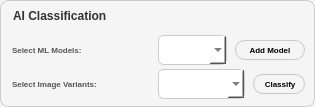
           <widget class="QWidget" name="mlButtonsContainer" native="true">
            <property name="maximumSize">
             <size>
              <width>16777215</width>
              <height>160</height>
             </size>
            </property>
            <property name="styleSheet">
             <string notr="true">QWidget {
    background-color: #F5F5F5;     
    border: 1px solid #CCCCCC;    
    border-radius: 8px;           
}</string>
            </property>
            <layout class="QVBoxLayout" name="mlButtonsLayout">
             <property name="spacing">
              <number>4</number>
             </property>
             <property name="leftMargin">
              <number>10</number>
             </property>
             <property name="topMargin">
              <number>3</number>
             </property>
             <property name="rightMargin">
              <number>10</number>
             </property>
             <property name="bottomMargin">
              <number>8</number>
             </property>
             <item>
              <widget class="QLabel" name="mlSectionTitle">
               <property name="sizePolicy">
                <sizepolicy hsizetype="Preferred" vsizetype="Fixed">
                 <horstretch>0</horstretch>
                 <verstretch>0</verstretch>
                </sizepolicy>
               </property>
               <property name="minimumSize">
                <size>
                 <width>0</width>
                 <height>28</height>
                </size>
               </property>
               <property name="maximumSize">
                <size>
                 <width>16777215</width>
                 <height>28</height>
                </size>
               </property>
               <property name="font">
                <font>
                 <pointsize>9</pointsize>
                 <weight>75</weight>
                 <bold>true</bold>
                </font>
               </property>
               <property name="styleSheet">
                <string notr="true">QLabel {
    color: #333333;
    background: transparent;
    border: none;
    padding: 2px 0px 5px 0px;
    margin: 0px;
}</string>
               </property>
               <property name="text">
                <string>AI Classification</string>
               </property>
              </widget>
             </item>
             <item>
              <layout class="QHBoxLayout" name="modelSelectorLayout">
               <property name="spacing">
                <number>8</number>
               </property>
               <item>
                <widget class="QLabel" name="modelSelectorLabel">
                 <property name="sizePolicy">
                  <sizepolicy hsizetype="Fixed" vsizetype="Preferred">
                   <horstretch>0</horstretch>
                   <verstretch>0</verstretch>
                  </sizepolicy>
                 </property>
                 <property name="minimumSize">
                  <size>
                   <width>140</width>
                   <height>0</height>
                  </size>
                 </property>
                 <property name="maximumSize">
                  <size>
                   <width>140</width>
                   <height>16777215</height>
                  </size>
                 </property>
                 <property name="font">
                  <font>
                   <pointsize>6</pointsize>
                   <weight>75</weight>
                   <bold>true</bold>
                  </font>
                 </property>
                 <property name="styleSheet">
                  <string notr="true">QLabel {
    color: #555555;
    background: transparent;
    border: none;
    padding-right: 8px;
}</string>
                 </property>
                 <property name="text">
                  <string>Select ML Models:</string>
                 </property>
                </widget>
               </item>
               <item stretch="2">
                <widget class="CheckableComboBox" name="classification_model_selector">
                 <property name="minimumSize">
                  <size>
                   <width>0</width>
                   <height>30</height>
                  </size>
                 </property>
                 <property name="enabled">
                  <bool>true</bool>
                 </property>
                 <property name="toolTip">
                  <string>Select the models for image predictions</string>
                 </property>
                 <property name="styleSheet">
                  <string notr="true">QComboBox {
    border: 1px solid #CCCCCC;
    border-radius: 6px;
    background-color: #FFFFFF;
    font-size: 14px;
    color: #333333;
}

QComboBox:hover {
    border-color: #888888;
}</string>
                 </property>
                </widget>
               </item>
               <item>
                <widget class="QPushButton" name="add_model_button">
                 <property name="sizePolicy">
                  <sizepolicy hsizetype="Fixed" vsizetype="Fixed">
                   <horstretch>0</horstretch>
                   <verstretch>0</verstretch>
                  </sizepolicy>
                 </property>
                 <property name="minimumSize">
                  <size>
                   <width>70</width>
                   <height>0</height>
                  </size>
                 </property>
                 <property name="font">
                  <font>
                   <pointsize>6</pointsize>
                   <weight>75</weight>
                   <bold>true</bold>
                  </font>
                 </property>
                 <property name="styleSheet">
                  <string notr="true">QPushButton{
	background: qlineargradient(x1: 0, y1: 0, x2: 0, y2: 1,
                                stop: 0 #F0F0F0, stop: 0.8 #DCDCDC,
                                stop: 0.9 #DCDCDC, stop: 1.0 #C9C9C9);
	border-width: 1;
	border-radius: 10px;
	border-style: solid;
	border-color: rgb(201, 201, 201);
	padding: 4px;
}

QPushButton:hover{
	border-color: rgb(128, 128, 128); /*rgb(0, 145, 117)*/
	background-color: rgb(128, 128, 128);
	color: white;
}</string>
                 </property>
                 <property name="text">
                  <string>Add Model</string>
                 </property>
                 <property name="iconSize">
                  <size>
                   <width>20</width>
                   <height>20</height>
                  </size>
                 </property>
                </widget>
               </item>
              </layout>
             </item>
             <item>
              <layout class="QHBoxLayout" name="classifyLayout">
               <property name="spacing">
                <number>8</number>
               </property>
               <item>
                <widget class="QLabel" name="variantSelectorLabel">
                 <property name="sizePolicy">
                  <sizepolicy hsizetype="Fixed" vsizetype="Preferred">
                   <horstretch>0</horstretch>
                   <verstretch>0</verstretch>
                  </sizepolicy>
                 </property>
                 <property name="minimumSize">
                  <size>
                   <width>140</width>
                   <height>0</height>
                  </size>
                 </property>
                 <property name="maximumSize">
                  <size>
                   <width>140</width>
                   <height>16777215</height>
                  </size>
                 </property>
                 <property name="font">
                  <font>
                   <pointsize>6</pointsize>
                   <weight>75</weight>
                   <bold>true</bold>
                  </font>
                 </property>
                 <property name="styleSheet">
                  <string notr="true">QLabel {
    color: #555555;
    background: transparent;
    border: none;
    padding-right: 8px;
}</string>
                 </property>
                 <property name="text">
                  <string>Select Image Variants:</string>
                 </property>
                </widget>
               </item>
               <item stretch="2">
                <widget class="QComboBox" name="VariantCombo">
                 <property name="minimumSize">
                  <size>
                   <width>0</width>
                   <height>30</height>
                  </size>
                 </property>
                 <property name="styleSheet">
                  <string notr="true">QComboBox {
    border: 1px solid #CCCCCC;
    border-radius: 6px;
    background-color: #FFFFFF;
    font-size: 14px;
    color: #333333;
}

QComboBox:hover {
    border-color: #888888;
}</string>
                 </property>
                 <property name="editable">
                  <bool>false</bool>
                 </property>
                 <property name="currentText">
                  <string/>
                 </property>
                 <property name="placeholderText">
                  <string/>
                 </property>
                </widget>
               </item>
               <item>
                <widget class="QPushButton" name="ClassifyButton">
                 <property name="sizePolicy">
                  <sizepolicy hsizetype="Fixed" vsizetype="Fixed">
                   <horstretch>0</horstretch>
                   <verstretch>0</verstretch>
                  </sizepolicy>
                 </property>
                 <property name="minimumSize">
                  <size>
                   <width>0</width>
                   <height>0</height>
                  </size>
                 </property>
                 <property name="font">
                  <font>
                   <pointsize>6</pointsize>
                   <weight>75</weight>
                   <bold>true</bold>
                  </font>
                 </property>
                 <property name="styleSheet">
                  <string notr="true">QPushButton{
	background: qlineargradient(x1: 0, y1: 0, x2: 0, y2: 1,
                                stop: 0 #F0F0F0, stop: 0.8 #DCDCDC,
                                stop: 0.9 #DCDCDC, stop: 1.0 #C9C9C9);
	border-width: 1;
	border-radius: 10px;
	border-style: solid;
	border-color: rgb(201, 201, 201);
	padding: 4px;
}

QPushButton:hover{
	border-color: rgb(128, 128, 128); /*rgb(0, 145, 117)*/
	background-color: rgb(128, 128, 128);
	color: white;
}</string>
                 </property>
                 <property name="text">
                  <string>   Classify  </string>
                 </property>
                </widget>
               </item>
              </layout>
             </item>
            </layout>
           </widget>
